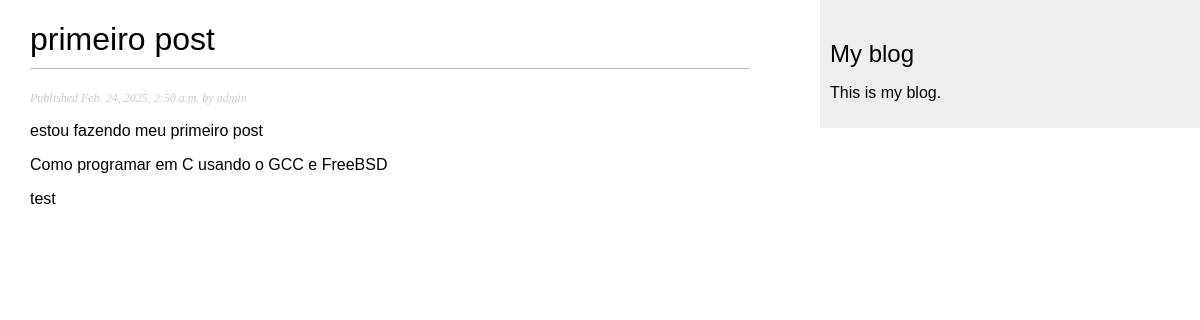
/blog/2025/2/24/primeiro-post/, run on the app's committed database.
### blogApp/models.py (models this page shows, shortened)
class Post(models.Model):
    class Status(models.TextChoices):
        DRAFT = 'DF', 'Draft'
        PUBLISHED = 'PB', 'Published'
    author = models.ForeignKey(
        settings.AUTH_USER_MODEL,
        on_delete=models.CASCADE,
        related_name='blog_posts'
    )
    title = models.CharField(max_length=250)    # CharField that translates into a varchar
    slug = models.SlugField(max_length=250, unique_for_date='publish')
    body = models.TextField()                   # TextField field that translates into a TEXT
    publish = models.DateTimeField(default=timezone.now)
    created = models.DateTimeField(auto_now_add=True) # auto_now_add - will be saved automatically when creating an object
    updated = models.DateTimeField(auto_now=True) # will be updated automatically when saving an object
    status = models.CharField(
        max_length=2,
        choices=Status,
        default=Status.DRAFT
    )
    objects = models.Manager() # The default manager
    published = PublishedManager() # Our custom manager
    """
    Tip: Utilizing the auto_now_add and auto_now datetime fields in your Django models is highly
    beneficial for tracking the creation and last modification times of objects.
    """
    class Meta:
        ordering = ['-publish'] # Sorting results by the publish field.
        indexes = [
            models.Index(fields=['-publish']),
        ]

### blogApp/views.py (the view)
def post_detail(request, year, month, day, post):
    post = get_object_or_404(
        Post,
        status=Post.Status.PUBLISHED,
        slug=post,
        publish__year=year,
        publish__month=month,
        publish__day=day
    )
    return render(
        request,
        'blog/post/detail.html',
        {'post': post}
    )

### blogApp/templates/blog/post/detail.html (shortened to what this page needs)
{% extends "blog/base.html" %}
{% block content %}
  <h1>{{ post.title }}</h1>
  <p class="date">
    Published {{ post.publish }} by {{ post.author }}
  </p>
  {{ post.body|linebreaks }}
{% endblock %}

### blogApp/static/css/blog.css (style rules this page uses)
body { margin:0; padding:0; font-family:helvetica, sans-serif; }
h1 { font-weight:normal; border-bottom:1px solid #bbb; padding:0 0 10px 0; }
p.date { color:#ccc; font-family: georgia, serif; font-size: 12px; font-style: italic; }

### data on the page
Post: title "primeiro post", publish "Feb. 24, 2025, 2:50 a.m.", author "admin", body "estou fazendo meu primeiro post Como programar em C usando o GCC e FreeBSD test"
